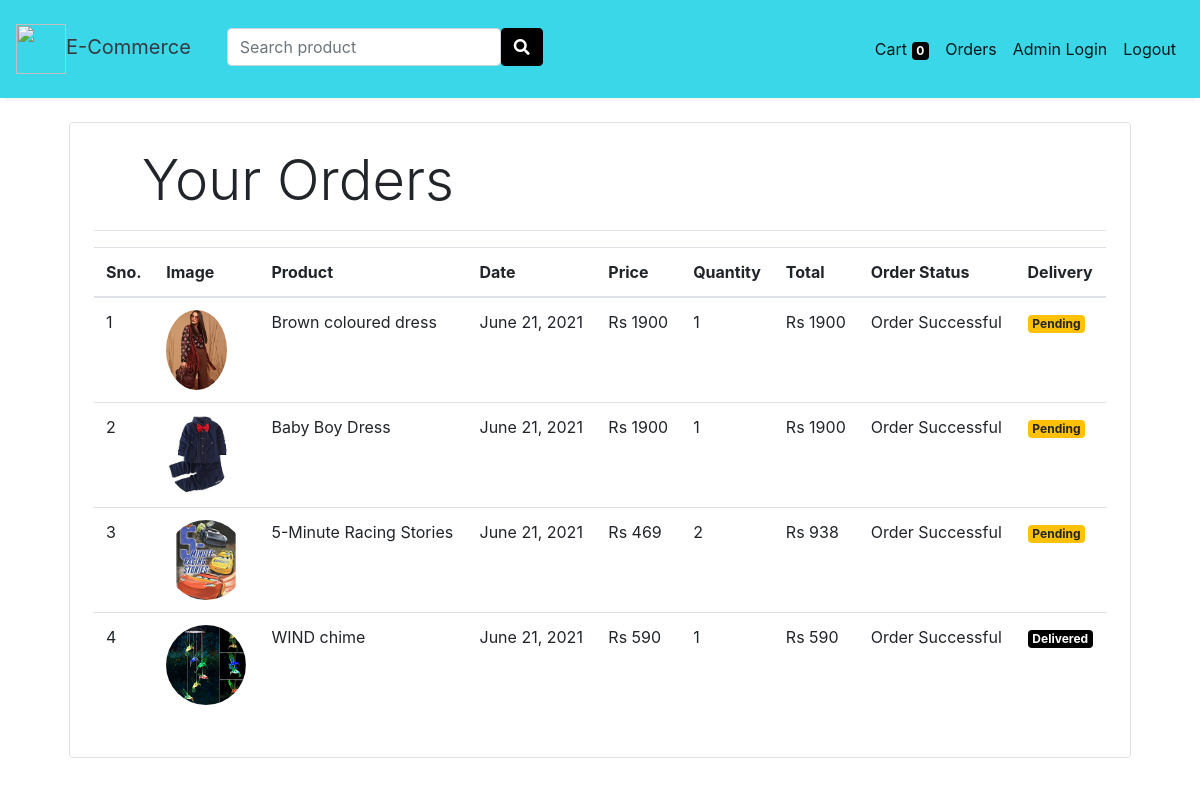
The app's page /orders/ (signed in), older data.
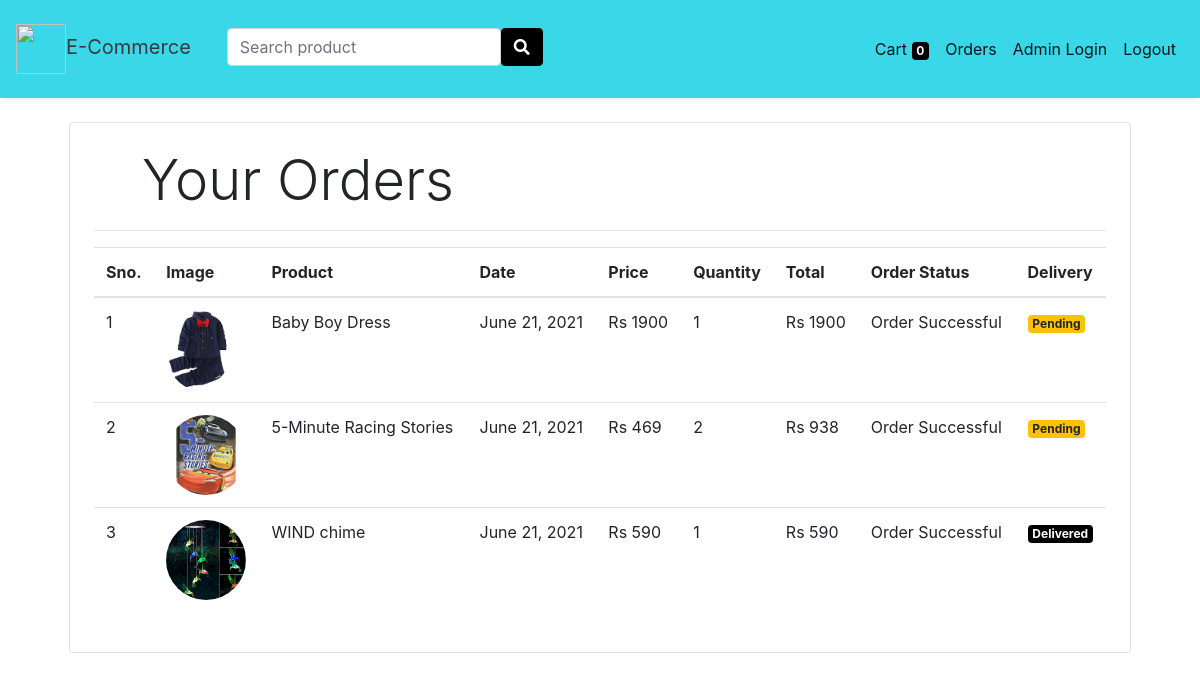
The same page, newer data.
### store/models/orders.py (models this page shows, shortened)
class Order(models.Model):
    product = models.ForeignKey(Products,
                                on_delete=models.CASCADE)
    customer = models.ForeignKey(Customer,
                                 on_delete=models.CASCADE)
    quantity = models.IntegerField(default=1)
    price = models.IntegerField()
    address = models.CharField (max_length=50, default='', blank=True)
    phone = models.CharField (max_length=50, default='', blank=True)
    date = models.DateField (default=datetime.datetime.today)
    status = models.BooleanField (default=False)
    @staticmethod
    def get_orders_by_customer(customer_id):
        return Order.objects.filter(customer=customer_id).order_by('-date')

### store/models/product.py (models this page shows, shortened)
class Products(models.Model):
    name = models.CharField(max_length=60)
    price= models.IntegerField(default=0)
    category= models.ForeignKey(Category,on_delete=models.CASCADE,default=1 )
    description= models.CharField(max_length=250, default='', blank=True, null= True)
    image= models.ImageField(upload_to='uploads/products/')

### store/middlewares/auth.py (the view)
    def middleware(request):
        print(request.session.get('customer'))
        returnUrl = request.META['PATH_INFO']
        print(request.META['PATH_INFO'])
        if not request.session.get('customer'):
           return redirect(f'login?return_url={returnUrl}')
        response = get_response(request)
        return response

### store/templatetags/custom_filter.py (called while the page is built)
@register.filter(name='currency')
def currency(number):
    return "Rs "+str(number)

@register.filter(name='multiply')
def multiply(number , number1):
    return number * number1

### store/views/orders.py (called while the page is built)
    def get(self , request ):
        customer = request.session.get('customer')
        orders = Order.get_orders_by_customer(customer)
        print(orders)
        return render(request , 'orders.html'  , {'orders' : orders})

### store/templates/orders.html
{% extends 'base.html' %}
{% block content %}
{% load cart %}
{% load custom_filter %}
<div class="container">
   <div class="border rounded p-4 m-4">
        <p class="display-4 pl-4 ml-4">Your Orders</p>
        <hr>
        <table class="table">
            <thead>
                <tr>
                    <th>Sno.</th>
                    <th>Image</th>
                    <th>Product</th>
                    <th>Date</th>
                    <th>Price</th>
                    <th>Quantity</th>
                    <th>Total</th>
                    <th>Order Status</th>
                    <th>Delivery</th>
                </tr>
            </thead>
            <tbody>
                {% for order in orders %}
                <tr>
                    <td>{{forloop.counter}}</td>
                    <td><img style="height: 80px;" class="rounded-circle" src="{{order.product.image.url}}" alt=""></td>
                    <td>{{order.product.name}}</td>
                    <td>{{order.date}}</td>
                    <td>{{order.price|currency}}</td>
                    <td>{{order.quantity}}</td>
                    <td>{{order.quantity|multiply:order.price|currency}}</td>
                    <td>Order Successful</td>
                    {% if order.status %}
                    <td><small class="badge badge-success">Delivered</small></td>
                    {%else%}
                    <td><small class="badge badge-warning">Pending</small></td>
                    {% endif %}
                </tr>
                {% endfor %}
            </tbody>
        </table>
   </div>
</div>
{% endblock %}

Row changes from the older to the newer data that the page shows:
removed Order: product.image (picture), product.name "Brown coloured dress", date "June 21, 2021", price "Rs 1900", quantity "1", quantity|multiply "Rs 1900", status "Pending"
